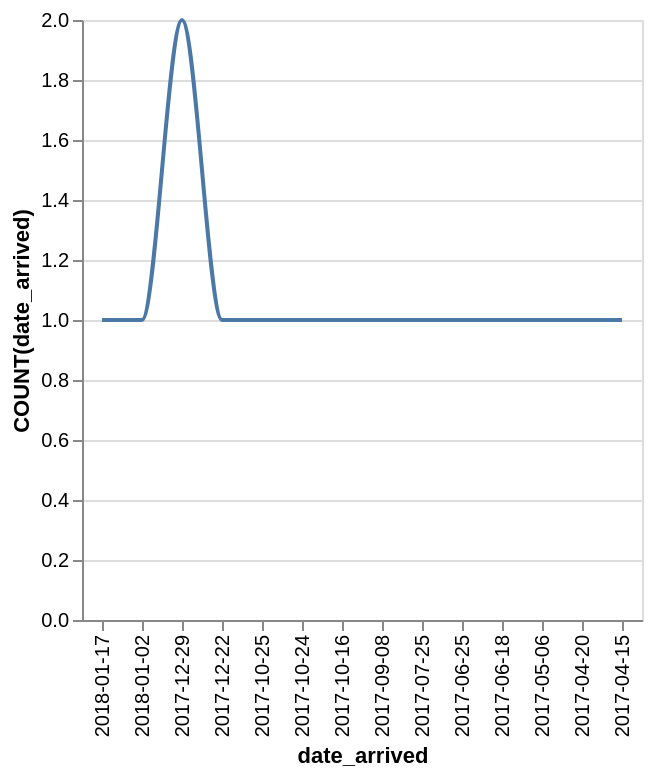

Here is the Vega-Lite specification saved for this chart:
### Vega-Lite specification from a JSON file in a GitHub repository (floating-point values rounded to 4 significant figures)
{"data": {"values": [{"x_data": "2018-01-17", "y_data": 1}, {"x_data": "2018-01-02", "y_data": 1}, {"x_data": "2017-12-29", "y_data": 2}, {"x_data": "2017-12-22", "y_data": 1}, {"x_data": "2017-10-25", "y_data": 1}, {"x_data": "2017-10-24", "y_data": 1}, {"x_data": "2017-10-16", "y_data": 1}, {"x_data": "2017-09-08", "y_data": 1}, {"x_data": "2017-07-25", "y_data": 1}, {"x_data": "2017-06-25", "y_data": 1}, {"x_data": "2017-06-18", "y_data": 1}, {"x_data": "2017-05-06", "y_data": 1}, {"x_data": "2017-04-20", "y_data": 1}, {"x_data": "2017-04-15", "y_data": 1}]}, "mark": {"type": "line", "interpolate": "monotone"}, "encoding": {"x": {"field": "x_data", "type": "nominal", "title": "date_arrived", "sort": "descending"}, "y": {"field": "y_data", "type": "quantitative", "title": "COUNT(date_arrived)"}}}
